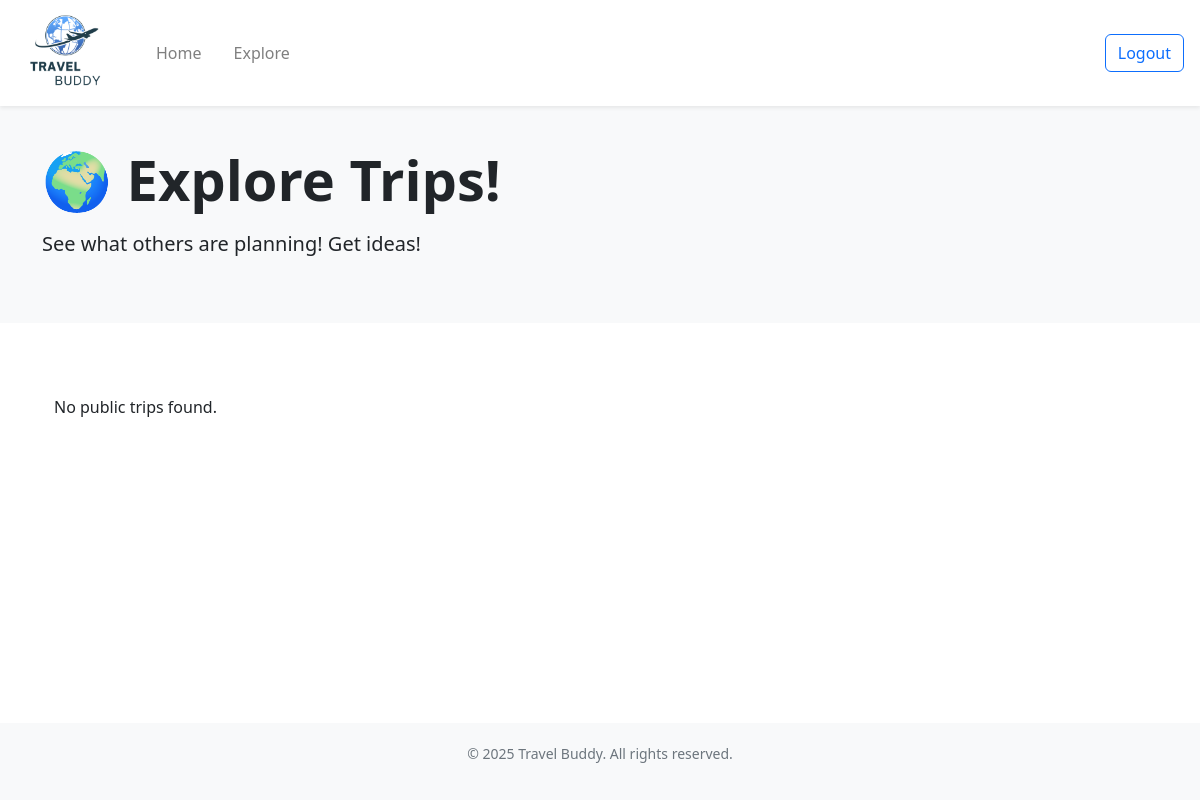
Before: /explore/ (signed in) with the older database file.
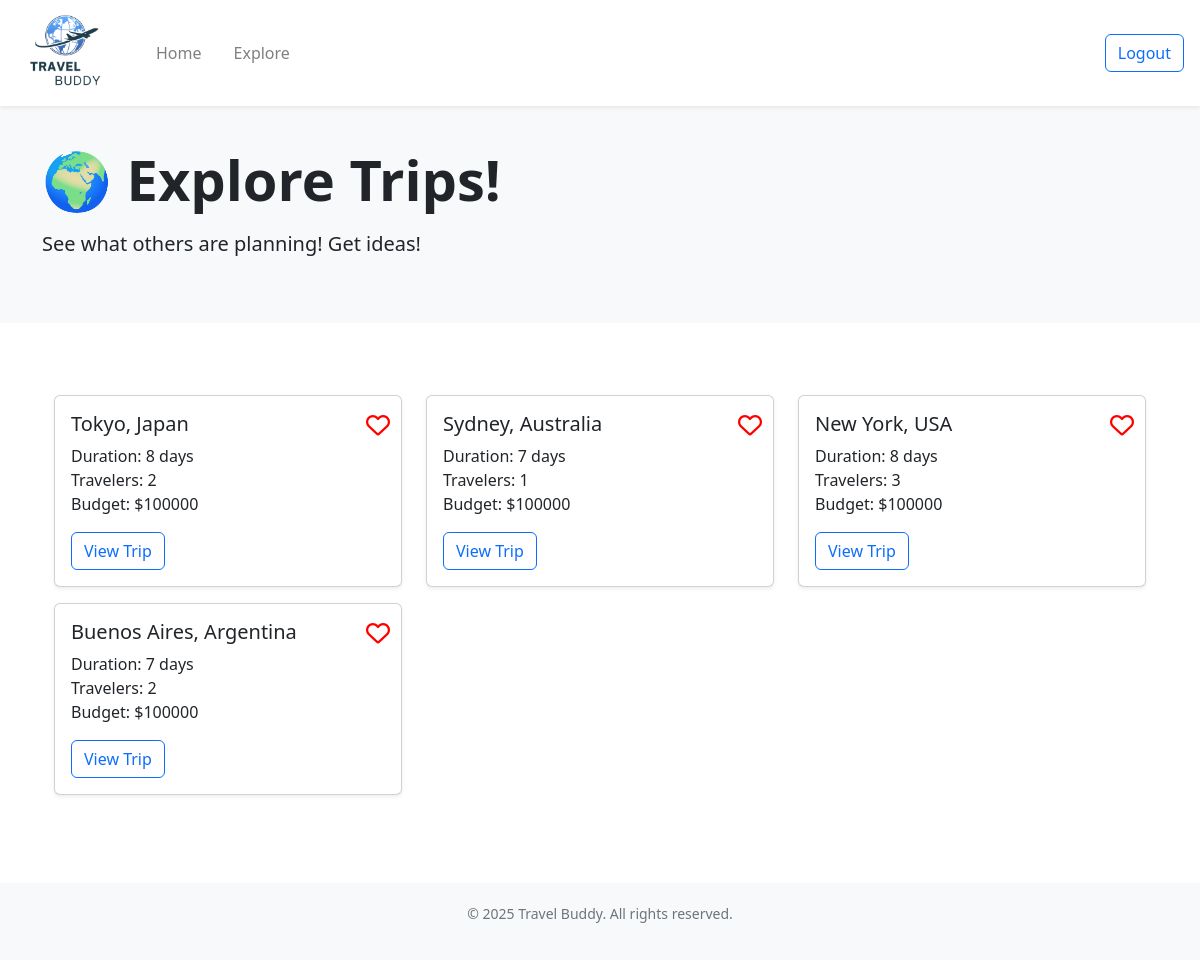
After: the same page with the newer database file.
### website/models.py (models this page shows)
class Trip(db.Model):
    __tablename__ = 'trip'
    id = db.Column(db.Integer, primary_key=True)
    destination = db.Column(db.String(200), nullable=False)
    start_date = db.Column(db.Date, nullable=False)
    end_date = db.Column(db.Date, nullable=False)
    travelers = db.Column(db.Integer)
    budget = db.Column(db.Integer)
    public = db.Column(db.Boolean, default=False)  # for sharing on explore page (False = private, True = public)
    starred = db.Column(db.Boolean, default=False)
    user_id = db.Column(db.Integer, db.ForeignKey('user.id'))           # each trip belongs to a user
    flights = db.relationship('Flight', backref='trip', cascade="all, delete-orphan")
    hotels = db.relationship('Hotel', backref='trip', cascade="all, delete-orphan")
    activities = db.relationship('Activity', backref='trip', cascade="all, delete-orphan")
    bookings = db.relationship('Booking', backref='trip', cascade="all, delete-orphan")

### website/views.py (the view)
@views.route('/explore/')
def explore():
    public_trips = Trip.query.filter(Trip.public==True, Trip.user_id != current_user.id).all()
    favorites = {fav.trip_id for fav in Favorites.query.filter_by(user_id=current_user.id).all()}
    for trip in public_trips:
        trip.liked = trip.id in favorites
    return render_template("explore.html", user=current_user, trips=public_trips, favorites=favorites)

### website/__init__.py (called while the page is built)
def create_app():
    app = Flask(__name__)
    app.config['SECRET_KEY'] = 'asdfa asdfa'
    app.config['SQLALCHEMY_DATABASE_URI'] = f'sqlite:///{DB_NAME}'
    app.config['DATABASE'] = os.path.join(app.instance_path, DB_NAME)
    db.init_app(app)
    from .views import views
    from .auth import auth
    app.register_blueprint(views, url_prefix='/')
    app.register_blueprint(auth, url_prefix='/')
    from .models import User
    with app.app_context():
        if not path.exists(DB_NAME):
            db.create_all()
            print("Database created successfully")
    login_manager = LoginManager()
    login_manager.login_view = 'auth.login'
    login_manager.init_app(app)
    @login_manager.user_loader
    def load_user(id):
        return User.query.get(int(id))
    return app

### website/templates/explore.html (shortened to what this page needs)
<!DOCTYPE html>
<html>
  <head>
    <link rel="stylesheet" href="https://stackpath.bootstrapcdn.com/bootstrap/4.4.1/css/bootstrap.min.css" />
    <link href="https://cdn.jsdelivr.net/npm/bootstrap-icons/font/bootstrap-icons.css" rel="stylesheet" />
    <link rel="stylesheet" href="https://stackpath.bootstrapcdn.com/font-awesome/4.7.0/css/font-awesome.min.css" />
    <link href="https://cdn.jsdelivr.net/npm/bootstrap@5.3.3/dist/css/bootstrap.min.css" rel="stylesheet" />
    <link href="https://cdnjs.cloudflare.com/ajax/libs/font-awesome/6.4.0/css/all.min.css" rel="stylesheet" />
  </head>
  <body class="min-vh-100 d-flex flex-column">
    <nav class="navbar navbar-expand-lg navbar-light bg-white shadow-sm">
      <a class="navbar-brand ms-3" href="/home">
        <img src="{{ url_for('static', filename='images/logo.png') }}" class="d-inline-block align-top logo-nav" />
      </a>
      <div class="collapse navbar-collapse" id="navbar">
        <ul class="navbar-nav">
          <li class="nav-item">
            <a class="nav-link ms-3" href="/home">Home</a>
          </li>
          <li class="nav-item">
            <a class="nav-link ms-3" href="/explore">Explore</a>
          </li>
        </ul>
        <br />
        <ul class="navbar-nav ms-auto">
          <li class="nav-item">
            <a class="btn btn-outline-primary ms-3 me-3" id="logout" href="/" role="button">Logout</a>
          </li>
        </ul>
      </div>
    </nav>
    <section class="hero">
      <div class="container">
        <h1 class="display-4 font-weight-bold">🌍 Explore Trips!</h1>
        <p class="lead mt-3 mb-4">See what others are planning! Get ideas!</p>
      </div>
    </section>
    <section class="container my-5">
      {% block content %}
      <div class="container my-4">
        {% if trips %}
        <div class="row">
          {% for trip in trips %}
          <div class="col-md-4 mb-3">
            <div class="card shadow-sm">
              <button class="like-btn btn btn-link p-0 position-absolute" data-trip-id="{{ trip.id }}" style="top: 10px; right: 10px; z-index: 10; font-size: 1.5rem; color: red">
                <i class="{% if trip.liked %}fas{% else %}far{% endif %} fa-heart"></i>
              </button>
              <div class="card-body">
                <h5 class="card-title">{{ trip.destination }}</h5>
                <p class="card-text">
                  Duration: {{ (trip.end_date - trip.start_date).days + 1 }} day{{ 's' if (trip.end_date - trip.start_date).days + 1 != 1 else '' }}<br />
                  Travelers: {{ trip.travelers }}<br />
                  Budget: ${{ trip.budget }}
                </p>
                <a href="{{ url_for('views.explore_plan', trip_id=trip.id) }}" class="btn btn-outline-primary">View Trip</a>
              </div>
            </div>
          </div>
          {% endfor %}
        </div>
        {% else %}
        <p>No public trips found.</p>
        {% endif %}
      </div>
      {% endblock %}
    </section>
    <footer class="footer mt-auto">
      <div class="container">
        <p>© 2025 Travel Buddy. All rights reserved.</p>
      </div>
    </footer>
  </body>
</html>

### website/templates/explore.html (style rules this page uses)
.hero { background: #f8f9fa; padding: 40px 0; text-align: left; }
.footer { background: #f8f9fa; padding: 20px 0; text-align: center; font-size: 14px; color: #6c757d; }
.logo-nav { width: 100px; height: 80px; object-fit: contain; }

Changed rows visible on the page:
added Trip: destination "Tokyo, Japan", (trip.end_date-trip.start_date).days+1 "8", end_date+start_date "s", travelers "2", budget "100000"
added Trip: destination "Sydney, Australia", (trip.end_date-trip.start_date).days+1 "7", end_date+start_date "s", travelers "1", budget "100000"
added Trip: destination "New York, USA", (trip.end_date-trip.start_date).days+1 "8", end_date+start_date "s", travelers "3", budget "100000"
added Trip: destination "Buenos Aires, Argentina", (trip.end_date-trip.start_date).days+1 "7", end_date+start_date "s", travelers "2", budget "100000"
Other visible differences:
text no longer shown: "No public trips found."
